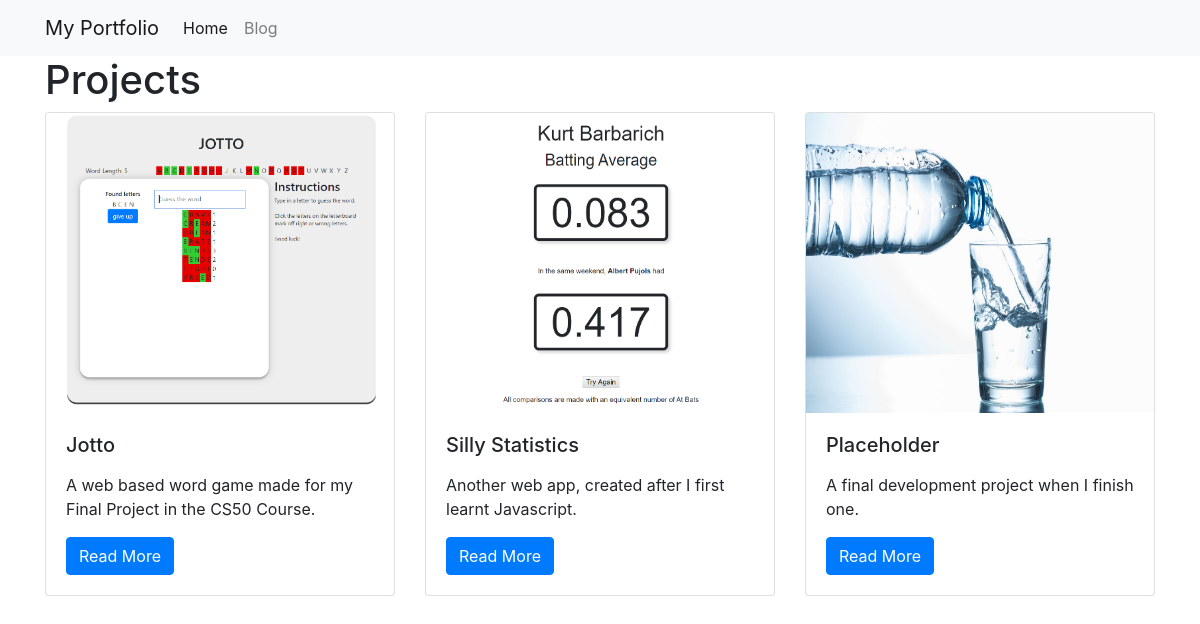
Before: / with the older database file.
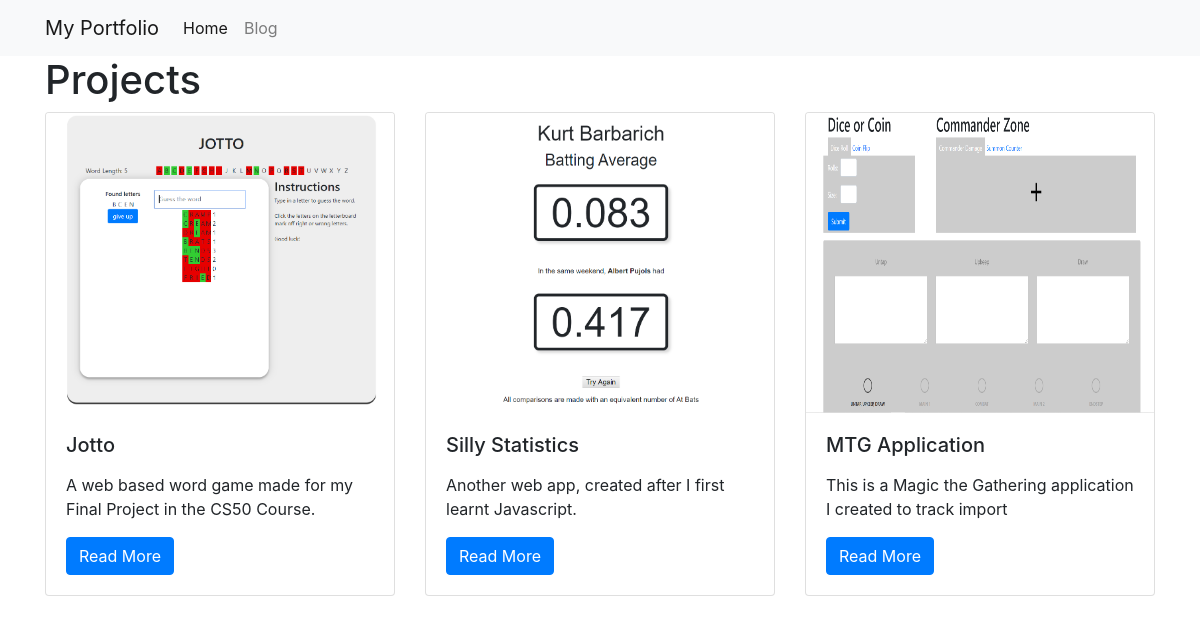
After: the same page with the newer database file.
### projects/models.py (models this page shows)
class Project(models.Model):
    title = models.CharField(max_length = 100)
    description = models.TextField()
    technology = models.CharField(max_length = 20)
    image = models.FilePathField(path="static/img")
    github = models.URLField()
    app = models.URLField()

### projects/views.py (the view)
# urls.py: path("", views.project_index, name="project_index"),
def project_index(request):
    projects = Project.objects.all()
    context = {
        'projects': projects
    }
    return render(request, 'project_index.html', context)

### projects/templates/project_index.html
{% extends "base.html" %}
{% load static %}
{% block page_content %}
<h1>Projects</h1>
<div class="row">
{% for project in projects %}
    <div class="col-md-4">
        <div class="card mb-2">
            <img class="card-img-top" width="auto" height="300px" src="{{ project.image }}">
            <div class="card-body">
                <h5 class="card-title">{{ project.title }}</h5>
                <p class="card-text">{{ project.description|linebreaks|slice:":70"  }}</p>
                <a href="{% url 'project_detail' project.pk %}"
                   class="btn btn-primary">
                    Read More
                </a>
            </div>
        </div>
    </div>
    {% endfor %}
</div>
{% endblock %}

### personal_portfolio/templates/base.html (shortened to what this page needs)
<link rel="stylesheet" href="https://stackpath.bootstrapcdn.com/bootstrap/4.1.3/css/bootstrap.min.css">
<nav class="navbar navbar-expand-lg navbar-light bg-light">
    <div class="container">
        <a class="navbar-brand" href="{% url 'project_index' %}">My Portfolio</a>
        <div class="collapse navbar-collapse" id="navbarSupportedContent">
          <ul class="navbar-nav mr-auto">
            <li class="nav-item active">
              <a class="nav-link" href="{% url 'project_index' %}">Home</a>
            </li>
            <li class="nav-item">
              <a class="nav-link" href="{% url 'blog_index' %}">Blog</a>
            </li>
          </ul>
        </div>
    </div>
</nav>
<div class="container">
    {% block page_content %}{% endblock %}
</div>

Changed rows visible on the page:
changed Project: image: picture removed, a placeholder shows; title "Placeholder" → "MTG Application"; description "A final development project when I finish one." → "This is a Magic the Gathering application I created to track import"
